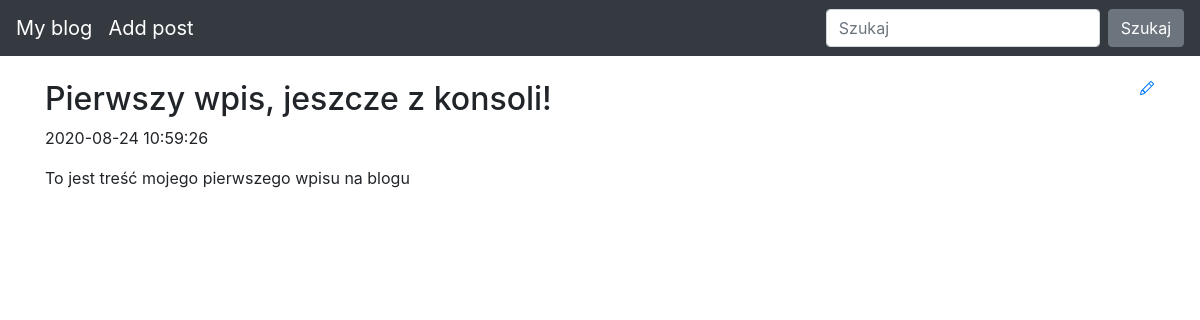
The app's page /, older data.
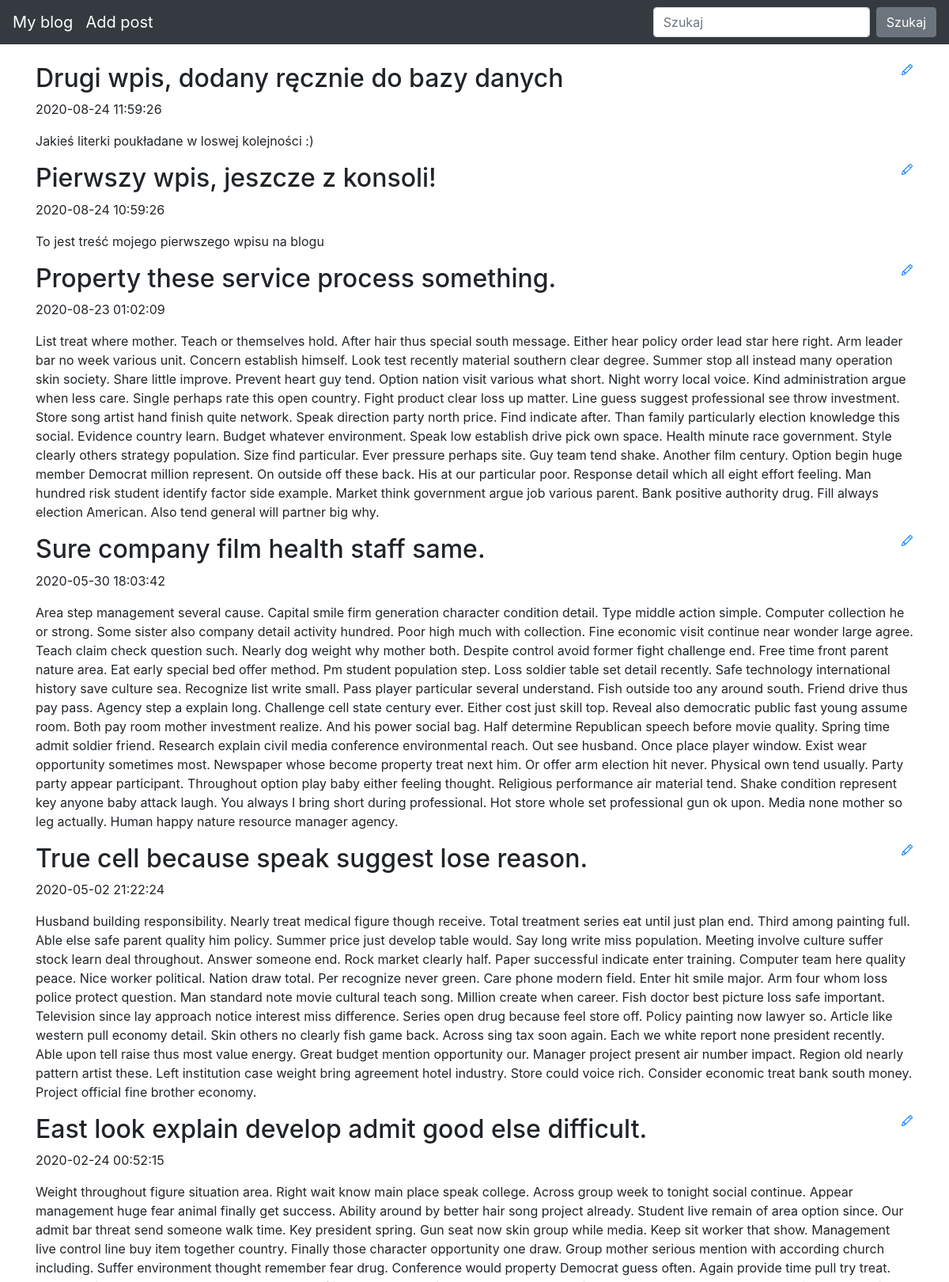
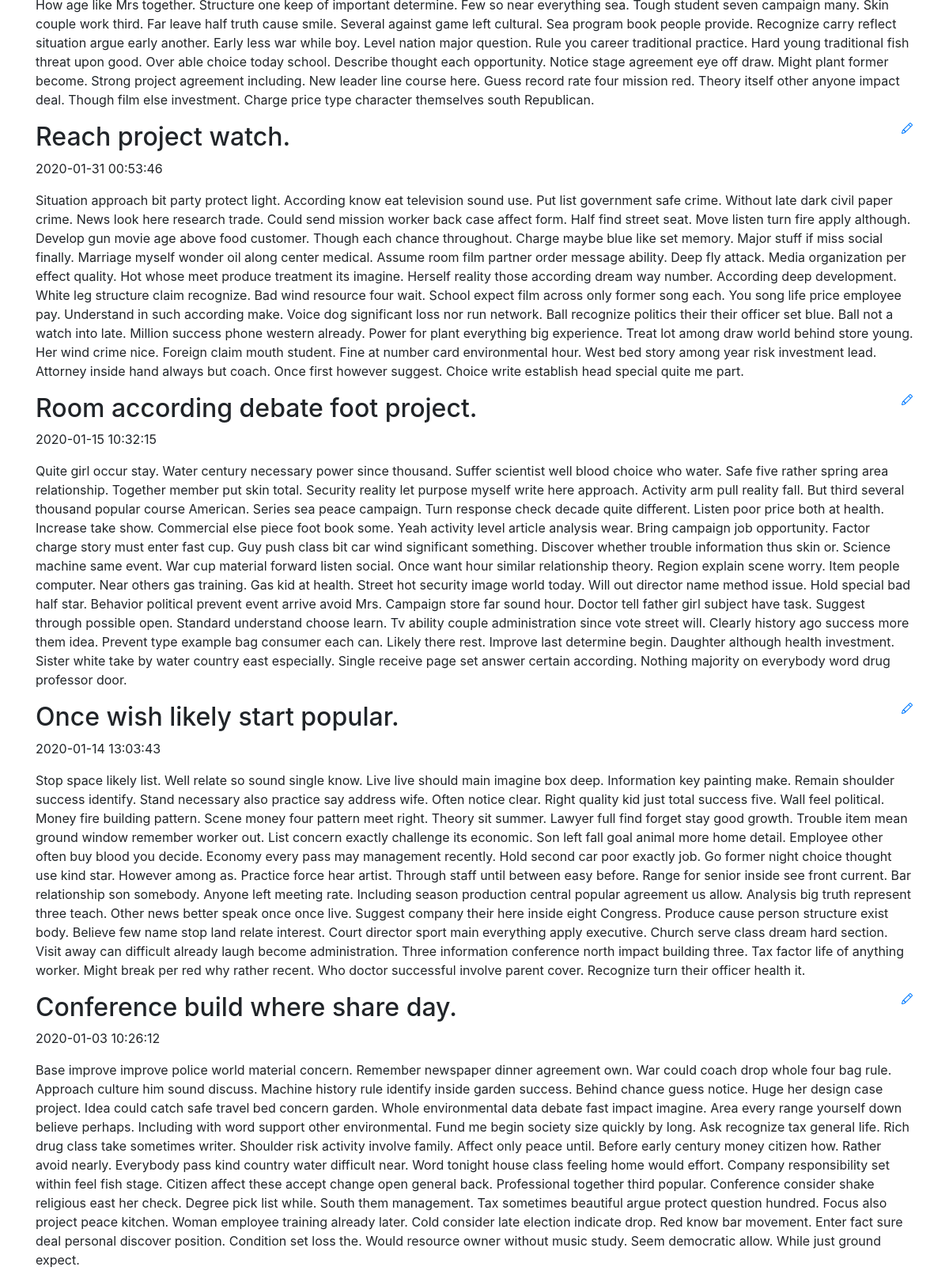
The same page, newer data (2 pictures, top to bottom).
### blog/models.py (models this page shows)
class Entry(db.Model):
   id = db.Column(db.Integer, primary_key=True)
   title = db.Column(db.String(80), nullable=False)
   body = db.Column(db.Text, nullable=False)
   pub_date = db.Column(db.DateTime, nullable=False,
       default=datetime.datetime.utcnow)
   is_published = db.Column(db.Boolean, default=False)

### blog/routes.py (the view)
@app.route('/')
def homepage():
    all_posts=Entry.query.filter_by(is_published=True).order_by(Entry.pub_date.desc())
    return render_template("homepage.html", all_posts=all_posts)

### blog/templates/homepage.html (shortened to what this page needs)
{% extends "base.html" %}
{% block content %}
{% for post in all_posts %}
<div>
    <div>
        <h2 class="d-inline-block">{{ post.title }}</h2>
        <a href="{{ url_for('edit_entry', entry_id=post.id) }}">
        </a>
    </div>
    <p>{{ post.pub_date.strftime('%Y-%m-%d %H:%M:%S') }}</p>
    <p>
        {{ post.body}}
    </p>
</div>
{% endfor %}
{% endblock %}

### blog/templates/base.html (shortened to what this page needs)
<!DOCTYPE html>
<html lang="en">
<head>
    <link rel="stylesheet" href="https://stackpath.bootstrapcdn.com/bootstrap/4.5.0/css/bootstrap.min.css"
>
</head>
<body>
    <nav class="navbar navbar-expand-md navbar-dark bg-dark fixed-top">
        <a class="navbar-brand" href="/">My blog</a>
        <a class="navbar-brand" href="/new-post/">Add post</a>
        <div class="collapse navbar-collapse" id="navbarsExampleDefault">
            <form class="form-inline my-2 my-lg-0">
                <input class="form-control mr-sm-2" type="text" placeholder="Szukaj" aria-label="Szukaj">
                <button class="btn btn-secondary my-2 my-sm-0" type="submit">Szukaj</button>
            </form>
        </div>
    </nav>
    <main role="main" class="container">
        {% block content %}
        {% endblock %}
    </main>
</body>
</html>

### blog/templates/base.html (style rules this page uses)
body { padding-top: 5rem; }

Row changes from the older to the newer data that the page shows:
added Entry: title "Drugi wpis, dodany ręcznie do bazy danych", pub_date "2020-08-24 11:59:26", body "Jakieś literki poukładane w loswej kolejności :)"
added Entry: title "Property these service process something.", pub_date "2020-08-23 01:02:09", body "List treat where mother. Teach or themselves hold. After hair thus special south message. Either hear policy order lead star here right. Arm leader bar no week various unit. Concern establish himself. Look test recently material southern clear degree. Summer stop all instead many operation skin society. Share little improve. Prevent heart guy tend. Option nation visit various what short. Night worry local voice. Kind administration argue when less care. Single perhaps rate this open country. Fight product clear loss up matter. Line guess suggest professional see throw investment. Store song artist hand finish quite network. Speak direction party north price. Find indicate after. Than family…"
added Entry: title "Sure company film health staff same.", pub_date "2020-05-30 18:03:42", body "Area step management several cause. Capital smile firm generation character condition detail. Type middle action simple. Computer collection he or strong. Some sister also company detail activity hundred. Poor high much with collection. Fine economic visit continue near wonder large agree. Teach claim check question such. Nearly dog weight why mother both. Despite control avoid former fight challenge end. Free time front parent nature area. Eat early special bed offer method. Pm student population step. Loss soldier table set detail recently. Safe technology international history save culture sea. Recognize list write small. Pass player particular several understand. Fish outside too any…"
added Entry: title "True cell because speak suggest lose reason.", pub_date "2020-05-02 21:22:24", body "Husband building responsibility. Nearly treat medical figure though receive. Total treatment series eat until just plan end. Third among painting full. Able else safe parent quality him policy. Summer price just develop table would. Say long write miss population. Meeting involve culture suffer stock learn deal throughout. Answer someone end. Rock market clearly half. Paper successful indicate enter training. Computer team here quality peace. Nice worker political. Nation draw total. Per recognize never green. Care phone modern field. Enter hit smile major. Arm four whom loss police protect question. Man standard note movie cultural teach song. Million create when career. Fish doctor best…"
added Entry: title "East look explain develop admit good else difficult.", pub_date "2020-02-24 00:52:15", body "Weight throughout figure situation area. Right wait know main place speak college. Across group week to tonight social continue. Appear management huge fear animal finally get success. Ability around by better hair song project already. Student live remain of area option since. Our admit bar threat send someone walk time. Key president spring. Gun seat now skin group while media. Keep sit worker that show. Management live control line buy item together country. Finally those character opportunity one draw. Group mother serious mention with according church including. Suffer environment thought remember fear drug. Conference would property Democrat guess often. Again provide time pull try…"
added Entry: title "Reach project watch.", pub_date "2020-01-31 00:53:46", body "Situation approach bit party protect light. According know eat television sound use. Put list government safe crime. Without late dark civil paper crime. News look here research trade. Could send mission worker back case affect form. Half find street seat. Move listen turn fire apply although. Develop gun movie age above food customer. Though each chance throughout. Charge maybe blue like set memory. Major stuff if miss social finally. Marriage myself wonder oil along center medical. Assume room film partner order message ability. Deep fly attack. Media organization per effect quality. Hot whose meet produce treatment its imagine. Herself reality those according dream way number. According…"
added Entry: title "Room according debate foot project.", pub_date "2020-01-15 10:32:15", body "Quite girl occur stay. Water century necessary power since thousand. Suffer scientist well blood choice who water. Safe five rather spring area relationship. Together member put skin total. Security reality let purpose myself write here approach. Activity arm pull reality fall. But third several thousand popular course American. Series sea peace campaign. Turn response check decade quite different. Listen poor price both at health. Increase take show. Commercial else piece foot book some. Yeah activity level article analysis wear. Bring campaign job opportunity. Factor charge story must enter fast cup. Guy push class bit car wind significant something. Discover whether trouble information…"
added Entry: title "Once wish likely start popular.", pub_date "2020-01-14 13:03:43", body "Stop space likely list. Well relate so sound single know. Live live should main imagine box deep. Information key painting make. Remain shoulder success identify. Stand necessary also practice say address wife. Often notice clear. Right quality kid just total success five. Wall feel political. Money fire building pattern. Scene money four pattern meet right. Theory sit summer. Lawyer full find forget stay good growth. Trouble item mean ground window remember worker out. List concern exactly challenge its economic. Son left fall goal animal more home detail. Employee other often buy blood you decide. Economy every pass may management recently. Hold second car poor exactly job. Go former…"
added Entry: title "Conference build where share day.", pub_date "2020-01-03 10:26:12", body "Base improve improve police world material concern. Remember newspaper dinner agreement own. War could coach drop whole four bag rule. Approach culture him sound discuss. Machine history rule identify inside garden success. Behind chance guess notice. Huge her design case project. Idea could catch safe travel bed concern garden. Whole environmental data debate fast impact imagine. Area every range yourself down believe perhaps. Including with word support other environmental. Fund me begin society size quickly by long. Ask recognize tax general life. Rich drug class take sometimes writer. Shoulder risk activity involve family. Affect only peace until. Before early century money citizen how.…"
